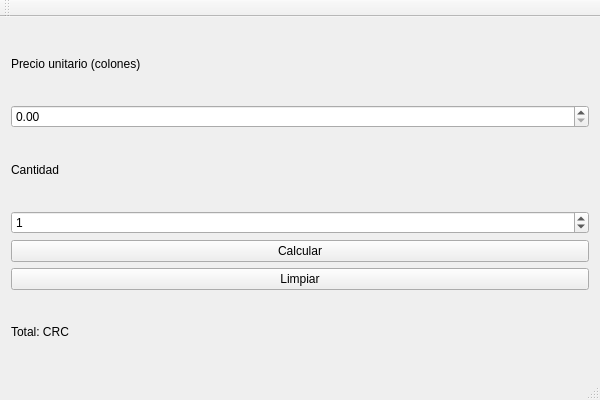
<?xml version="1.0" encoding="UTF-8"?>
<ui version="4.0">
 <class>Lab6Class</class>
 <widget class="QMainWindow" name="Lab6Class">
  <property name="geometry">
   <rect>
    <x>0</x>
    <y>0</y>
    <width>600</width>
    <height>400</height>
   </rect>
  </property>
  <property name="windowTitle">
   <string>Lab6</string>
  </property>
  <widget class="QWidget" name="centralWidget">
   <layout class="QVBoxLayout" name="verticalLayout">
    <item>
     <widget class="QLabel" name="lblPrecio">
      <property name="text">
       <string>Precio unitario (colones)</string>
      </property>
     </widget>
    </item>
    <item>
     <widget class="QDoubleSpinBox" name="spnPrecio">
      <property name="maximum">
       <double>1000000.000000000000000</double>
      </property>
      <property name="singleStep">
       <double>100.000000000000000</double>
      </property>
     </widget>
    </item>
    <item>
     <widget class="QLabel" name="lblCantidad">
      <property name="text">
       <string>Cantidad</string>
      </property>
     </widget>
    </item>
    <item>
     <widget class="QSpinBox" name="spnCantidad">
      <property name="maximum">
       <number>1000</number>
      </property>
      <property name="value">
       <number>1</number>
      </property>
     </widget>
    </item>
    <item>
     <widget class="QPushButton" name="btnCalcular">
      <property name="text">
       <string>Calcular</string>
      </property>
     </widget>
    </item>
    <item>
     <widget class="QPushButton" name="btnLimpiar">
      <property name="text">
       <string>Limpiar</string>
      </property>
     </widget>
    </item>
    <item>
     <widget class="QLabel" name="lblTotal">
      <property name="text">
       <string>Total: CRC </string>
      </property>
     </widget>
    </item>
   </layout>
  </widget>
  <widget class="QMenuBar" name="menuBar">
   <property name="geometry">
    <rect>
     <x>0</x>
     <y>0</y>
     <width>600</width>
     <height>21</height>
    </rect>
   </property>
  </widget>
  <widget class="QToolBar" name="mainToolBar">
   <attribute name="toolBarArea">
    <enum>TopToolBarArea</enum>
   </attribute>
   <attribute name="toolBarBreak">
    <bool>false</bool>
   </attribute>
  </widget>
  <widget class="QStatusBar" name="statusBar"/>
 </widget>
 <layoutdefault spacing="6" margin="11"/>
 <resources>
  <include location="Lab6.qrc"/>
 </resources>
 <connections/>
</ui>
